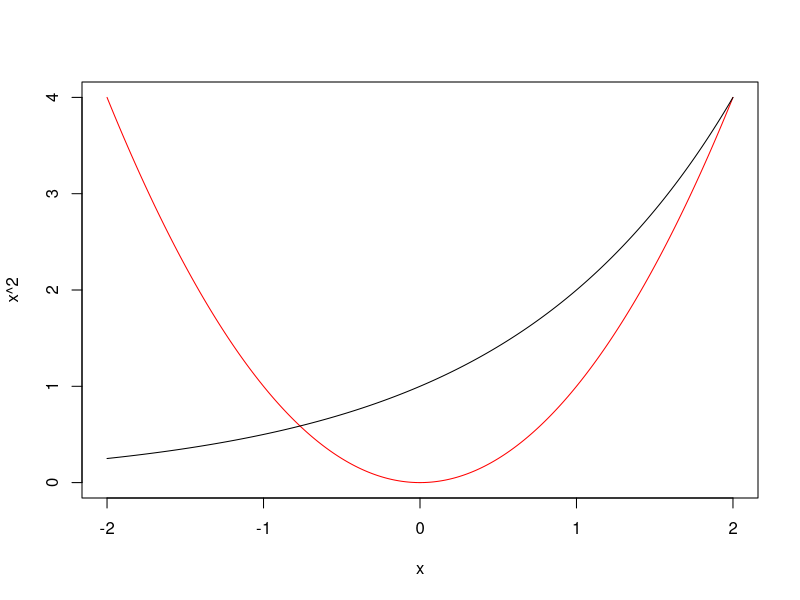
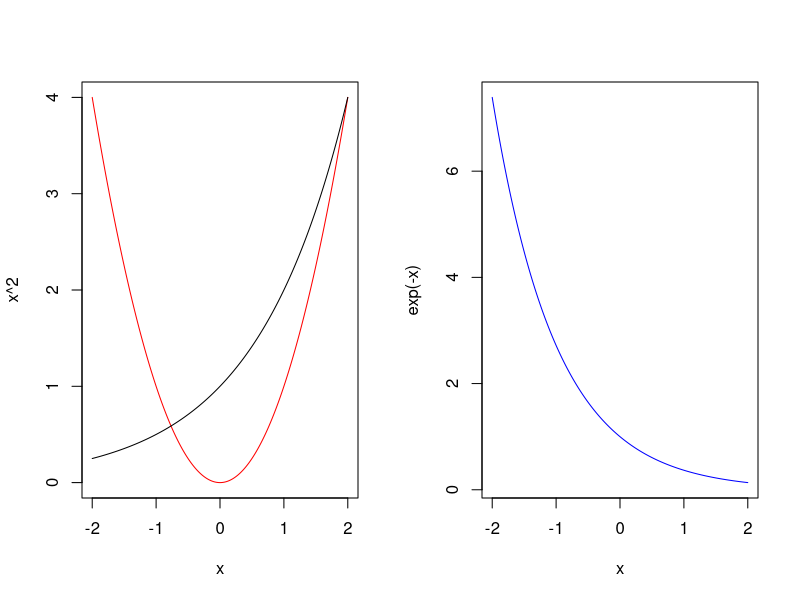
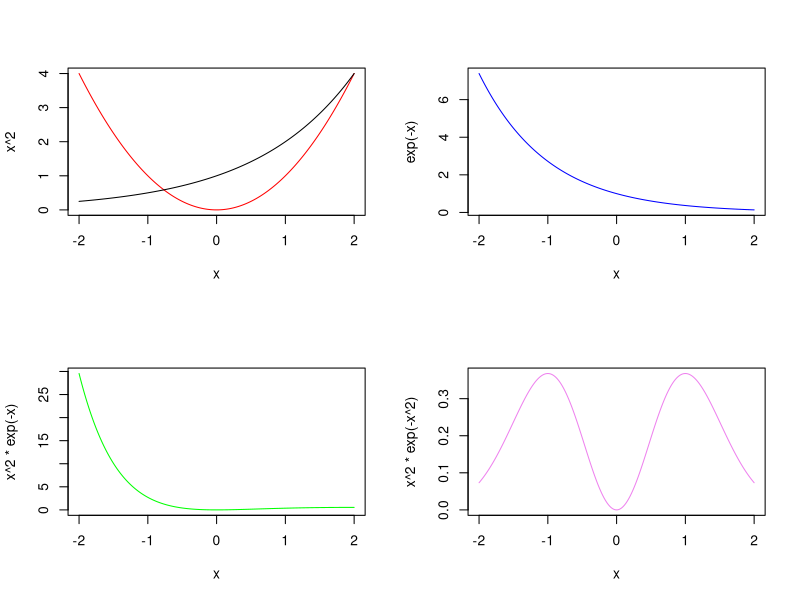
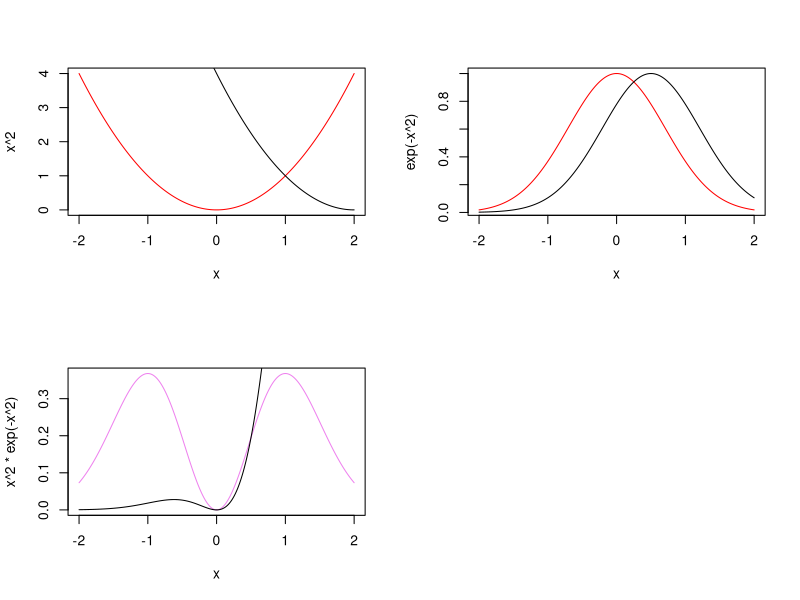
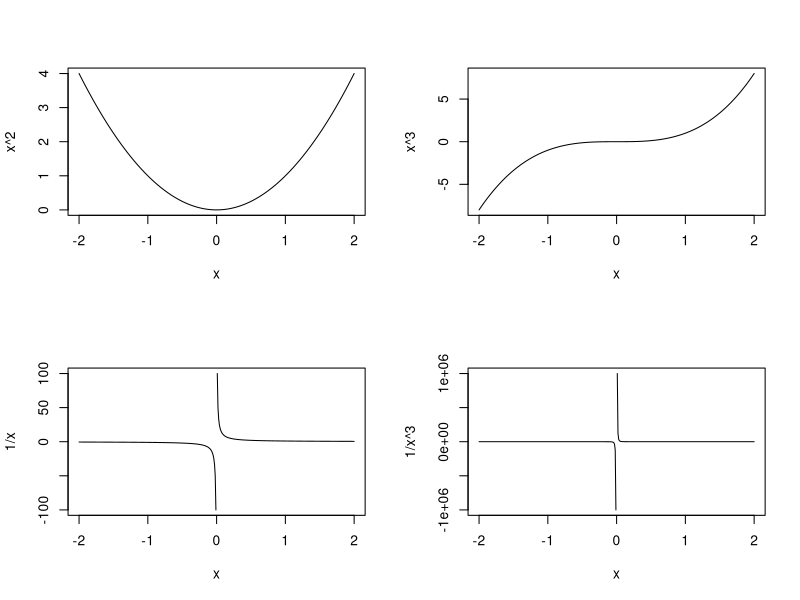
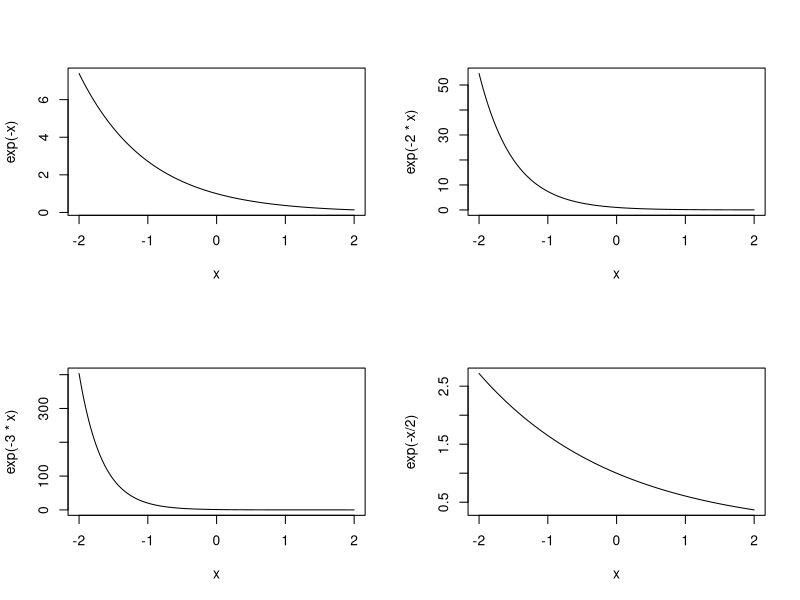
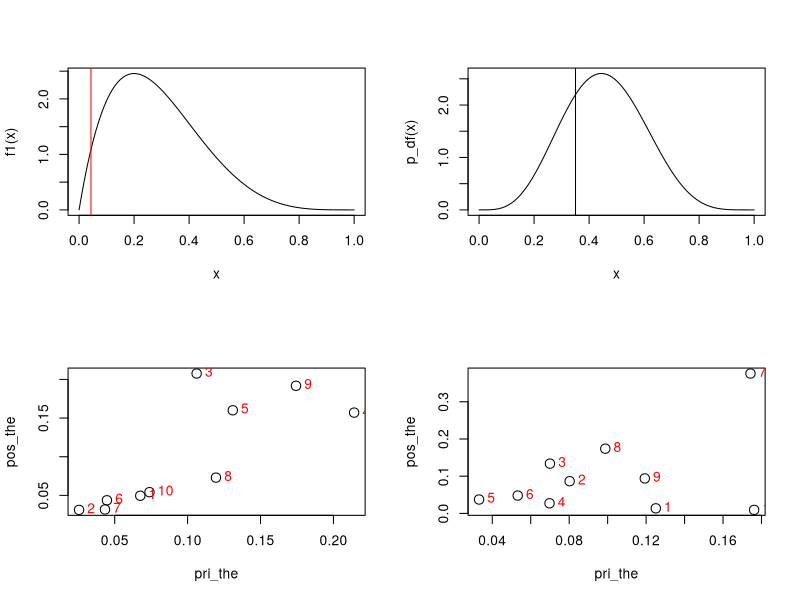
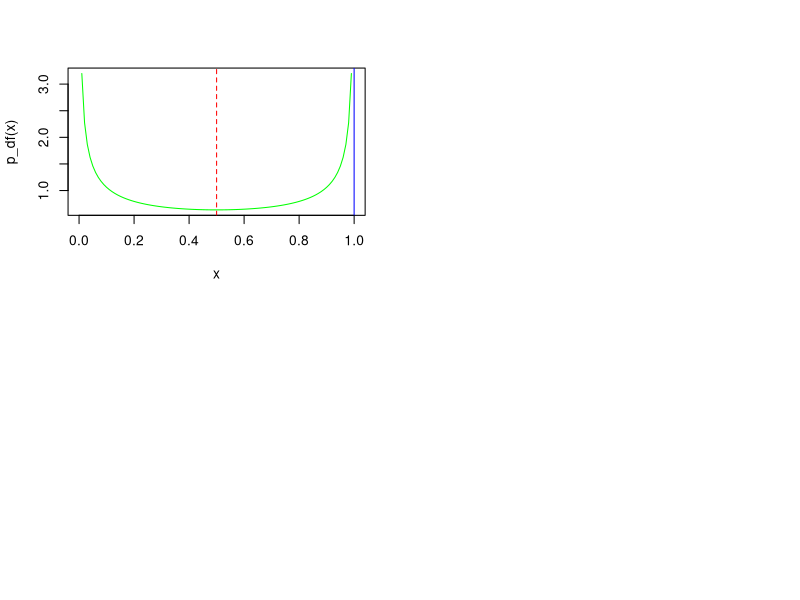

The R script that drew these images, in order:
## ---- chunk 1
x1=runif(100,2,5)
x=seq(from=-2,to=2,by=0.01) #sort(x1,decreasing = FALSE)
#power / exponential
plot(x,x^2,type="l",col="red")
lines(x,2^x)

par(mfrow=c(1,2))
plot(x,x^2,type="l",col="red")
lines(x,2^x)
plot(x,exp(-x),type="l",col="blue")

par(mfrow=c(2,2))
plot(x,x^2,type="l",col="red")
lines(x,2^x)
plot(x,exp(-x),type="l",col="blue")
plot(x,x^2*exp(-x),type="l",col="green")
plot(x,x^2*exp(-x^2),type="l",col="violet")

#Location shifting
par(mfrow=c(2,2))
plot(x,x^2,type="l",col="red")
lines(x,(x-2)^2)

plot(x,exp(-x^2),type="l",col="red")
lines(x,exp(-(x-0.5)^2))

plot(x,x^2*exp(-x^2),type="l",col="violet")
lines(x,x^2*exp(-(x-1)^2))

#Shape
par(mfrow=c(2,2))
plot(x,x^2,type="l")
plot(x,x^3,type="l")
plot(x,1/x,type="l")
plot(x,1/x^3,type="l")


par(mfrow=c(2,2))
plot(x,exp(-x),type="l")
plot(x,exp(-2*x),type="l")
plot(x,exp(-3*x),type="l")
plot(x,exp(-x/2),type="l")
## ---- chunk 2
require(pracma)
a=2
b=5
f1<-function(q) {(1/beta(a,b))*q^(a-1)*(1-q)^(b-1)}
aa=seq(0,1,by=0.0001)
k1=length(aa)
s=0
for(i in 1:k1)
{
  s[i]=integral(f1,0,aa[i])
}
qu=0.025      #Required percentile
ep=0.0000001 #Required Precision
qq=max(which(s-qu < ep))
aa[qq] #req_percentile

curve(f1)
abline(v=aa[qq],col="red")
## ---- chunk 3
require(pracma)
a1=0.5 # a and b should be positive constants
b1=0.5
f1<-function(y) {y*(1/beta(a1,b1))*y^(a1-1)*(1-y)^(b1-1)}
f2<-function(y) {y^2*(1/beta(a1,b1))*y^(a1-1)*(1-y)^(b1-1)}
mo1=integral(f1,0,1)
mo2=integral(f2,0,1)
va=mo2-mo1^2
cbind(mo1,va)
## ---- chunk 4
a2=5
b2=6
p_df<-function(q) {(1/beta(a2,b2))*q^(a2-1)*(1-q)^(b2-1)}
aa=seq(0,1,by=0.0001)
k1=length(aa)
s=0
for(i in 1:k1)
{
  s[i]=integral(p_df,0,aa[i])
}
qu=0.25      		#Required percentile
ep=0.0000001 	#Required Precision
qq=max(which(s-qu < ep))
aa[qq] #req_percentile
curve(p_df)
abline(v=aa[qq])
## ---- chunk 5
theta=c(0.1,0.25,0.5,0.75,0.9,0.99)                  #Parameter values
pri_the=c(0.2, 0.1,0.3,0.2,0.1,0.1)                  #Priors
x=7                                     #No of success
n=7                                    #No of trials
marg=pri_the*dbinom(x,n,theta)          #marginal distribution
marg_sum=sum(pri_the*dbinom(x,n,theta))
theta_U=theta     #Req thetas to find posteriors- type theta for all priors or 0.25...
k=which(theta %in% theta_U)
pos_the=marg[k]/marg_sum
cbind(theta=theta[k],prior=pri_the[k],posterior=round(pos_the,5))
## ---- chunk 6
theta=c(1, 2, 3,4,5,6,7,8,9,10)                        #Parameter values
#pri_the=c(0.1,0.1,0.1,0.1,0.1,0.1,0.1,0.1,0.1,0.1) 
pri_the=c(0.06751937,	0.02554829,	0.10617217,	0.21419476,	0.130974,	0.04465979,	0.04332306,	0.11943548,	0.17432549,	0.07384759)       #Priors
#Data
p1=0.3                           #p(A/E1)
p2=0.5                            #p(A/E2)
p3=0.8                            #p(A/E3)
p4=0.3                           #p(A/E4)
p5=0.5                            #p(A/E5)
p6=0.4                            #p(A/E6)
p7=0.3                           #p(A/E7)
p8=0.25                            #p(A/E8)
p9=0.45                            #p(A/E9)
p10=0.3                            #p(A/E10)

d_p=c(p1,p2,p3,p4,p5,p6,p7,p8,p9,p10)                  #data_probabilities_Likelihood                               
marg_NR=pri_the*d_p           #marginal distribution
marg_sum=sum(pri_the*d_p)
pos_the=marg_NR/marg_sum

cbind(theta=theta,prior=pri_the,posterior=pos_the)
plot(pri_the,pos_the,cex=1.5)
text(pri_the,pos_the,theta, cex=1, pos=4, col="red")
## ---- chunk 7
theta=c(1, 2, 3,4,5,6,7,8,9,10)                        #Parameter values
k=length(theta)
pri_the1=runif(k,0,1)
pri_the= pri_the1/sum(pri_the1)      #Priors
#Data  #data_probabilities_Likelihood   
pd=0
for(i in 1:k)
{
  pd[i]=runif(1,0,1)
}
#marginal distribution
marg_NR=pri_the*pd           
marg_sum=sum(pri_the*pd)
pos_the=marg_NR/marg_sum
#Results
cbind(theta=theta,prior=pri_the,posterior=pos_the)
plot(pri_the,pos_the,cex=1.5)
text(pri_the,pos_the,theta, cex=1, pos=4, col="red")
## ---- chunk 8
a=0.5
b=0.5
p_df<-function(y) {(1/beta(a,b))*y^(a-1)*(1-y)^(b-1)}
mi=optimize(p_df,c(0,1))
mx=optimize(p_df,c(0,1),maximum = TRUE)
minimum=mi$objective
maximum=mx$objective
curve(p_df,col="Green")
abline(v=mx$maximum,col="blue")
abline(v=mi$minimum,lty=2,col="Red")
c(mi$minimum,minimum,mx$maximum,maximum)
p_df(0.3)
dbeta(0.3,a,b)
integral(p_df,0,0.3)  
pbeta(0.3,a,b)
## ---- chunk 9
k=10 #No of simulation
fn<-function(x){x^2/(x^3+1)} #function to be integrated
LL=0              #Limits
UL=2
ri=runif(k,LL,UL) #Random generator
ri_s=sort(ri,decreasing=FALSE) #For graphing
ri1=fn(ri_s)      #Evaluation
par(mfrow=c(1,2))
plot(ri1,col="red")
curve(fn,from=LL, to=UL)
require(pracma)
integral(fn,LL,UL)    #actual integration
(UL-LL)*sum(ri1)/k    #MC answer
## ---- chunk 10
k=100
fn<-function(x){sin(x)^2}
LL=0
UL=pi
ri=runif(k,LL,UL)
ri_s=sort(ri,decreasing=FALSE)
ri1=fn(ri_s)
par(mfrow=c(1,2))
plot(ri1,col="red")
curve(fn,from=LL, to=UL)
require(pracma)
integral(fn,LL,UL)
(UL-LL)*sum(ri1)/k
## ---- chunk 11
k=1000
fn<-function(x){exp(-2*x)}
LL=0
UL=10
ri=runif(k,LL,UL)
ri_s=sort(ri,decreasing=FALSE)
ri1=fn(ri_s)
par(mfrow=c(1,2))
plot(ri1,col="red")
curve(fn,from=LL, to=UL)
require(pracma)
integral(fn,LL,UL)
(UL-LL)*sum(ri1)/k
## ---- chunk 12
k=10000 
a=2
b=3
fn<-function(y){(1/beta(a,b))*y^(a-1)*(1-y)^(b-1)}
#fn<-function(x){dbeta(x,a,b)}
LL=0.06758599
UL=0.8058796
ri=runif(k,LL,UL)
ri_s=sort(ri,decreasing=FALSE)
ri1=fn(ri_s)
par(mfrow=c(1,2))
plot(ri1,col="red")
curve(fn,from=LL, to=UL,lwd=2,col="blue")
require(pracma)
integral(fn,LL,UL)
(UL-LL)*sum(ri1)/k
#Check with
pbeta(UL,a,b)-pbeta(LL,a,b)
## ---- chunk 13
x1=matrix(runif(50,0,1),5,10) #n - size - 50
x2=matrix(runif(100,0,1),10,10) #n - size - 100
x3=matrix(runif(500,0,1),50,10) #n - size - 500
x4=matrix(runif(2000,0,1),200,10)  #n - size - 2000
m1=0
for(i in 1:10)
{
m1[i]=mean(x1[,i])
}
m2=0
for(i in 1:10)
{
  m2[i]=mean(x2[,i])
}
m3=0
for(i in 1:10)
{
  m3[i]=mean(x3[,i])
}
m4=0
for(i in 1:10)
{
  m4[i]=mean(x4[,i])
}

v1=0
for(i in 1:10)
{
  v1[i]=var(x1[,i])
}
v2=0
for(i in 1:10)
{
  v2[i]=var(x2[,i])
}
v3=0
for(i in 1:10)
{
  v3[i]=var(x3[,i])
}
v4=0
for(i in 1:10)
{
  v4[i]=var(x4[,i])
}
## ---- chunk 14
par(mfrow=c(2,2))
boxplot(x1,col=2,main="n50")
boxplot(x2,col=3,main="n100")
boxplot(x3,col=4,main="n500")
boxplot(x4,col=5,main="n2000")

cbind(m1,m2,m3,m4)
cbind(v1,v2,v3,v4)
## ---- chunk 15
par(mfrow=c(2,2))
boxplot(m1,col=2,main="n50")
boxplot(m2,col=3,main="n100")
boxplot(m3,col=4,main="n500")
boxplot(m4,col=5,main="n2000")

cbind(n50=mean(m1),n100=mean(m2),n500=mean(m3),n2000=mean(m4))
## ---- chunk 16
x=c(0:5) #Discrete data
px=c(0.1, 0.2, 0.3, 0.3,0.05,0.05) #respective probabilities
  #dbinom(x,5,0.5)
cpx=cumsum(px) #distribution function
pr=0    #generated variable
ns=10            #No of simulation
for(i in 1:ns)
{
un=runif(1,0,1)
pr[i]= min(which(un<cpx))-1 
}
hist(pr)
mean(pr)
var(pr)
# check with
sum(x*px)
sum(x^2*px)-sum(x*px)^2
## ---- chunk 17
n=30 #binomial parameter - no of trials
p_g=0.05 #binomial parameter - proportion of success
x=c(0:n) #its range
px= dbinom(x,n,p_g) #respective probabilities
cpx=cumsum(px) #distribution function
# or cpx=pbinom(x,n,p_g)
pr=0    #generated variable
ns=100            #No of simulation
for(i in 1:ns)
{
  un=runif(1,0,1)
  pr[i]= min(which(un<cpx))-1 
}
hist(pr)
sim_u=cbind(mean(pr),var(pr)) #User simulation
# check with expectation formulas
formu=cbind(sum(x*px),sum(x^2*px)-sum(x*px)^2)
#or check with simulated distribution in r
sim_r=cbind(mean(rbinom(1000,n,p_g)),var(rbinom(1000,n,p_g)))
#or check with closed form formula for moments of BD
cld=cbind(n*p_g,n*p_g*(1-p_g))
res=rbind(sim_u,formu,sim_r,cld)
row.names(res)=c("sim_u","formula","sim_r","ClosedForm")
colnames(res)=c("mean","var")
res
## ---- chunk 18
require(pracma)
f1<-function(y) {(2/3)*(y+1)} #Range of the RV is LL and UL
LL = 0
UL = 1
aa=seq(LL,UL,by=0.0001) 
k1=length(aa)
s=0
for(i in 1:k1)
{
  s[i]=integral(f1,0,aa[i])
}
rs=0
ns=10
for(j in 1:ns)
{
  qu=runif(1,0,1)      #Required percentile
  ep=0.0000001 #Required Precision
  qq=max(which(s-qu < ep))
  rs[j]=aa[qq] #req_percentile
}
hist(rs)
sim_u=cbind(mean(rs),var(rs)) #User simulation
# check with expectation formulas
fm1= function(y) {y*(y+1)*(2/3)}
fm2= function(y) {y^2*(2/3)*(y+1)}
mo1=integral(fm1,LL,UL)
mo2=integral(fm2,LL,UL)
va=mo2-mo1^2
formu=cbind(mo1,va)
res=rbind(sim_u,formu)
row.names(res)=c("sim_u","formula")
colnames(res)=c("mean","var")
res
## ---- chunk 19
require(pracma)
f1<-function(y) {y} #Range of the RV is LL and UL
LL1 = 0
UL1 = 1
f2<-function(y) {2-y} 
LL2 = 1
UL2 = 2
aa=seq(LL1,UL2,by=0.001) 
k1=length(aa)
s=0
for(i in 1:k1)
{
  if(aa[i]<1)
  {
    s[i]=integral(f1,0,aa[i])
  } else
  {
    s[i]=integral(f1,0,UL1)+integral(f2,1,aa[i])
  }
}
rs=0
ns=1000
for(j in 1:ns)
{
  qu=runif(1,0,1)      #Required percentile
  ep=0.0000001 #Required Precision
  qq=max(which(s-qu < ep))
  rs[j]=aa[qq] #req_percentile
}
sim_u=cbind(mean(rs),var(rs)) #User simulation
# check with expectation formulas
fm11= function(y) {y*f1(y)}
fm12= function(y) {y*f2(y)}
fm21= function(y) {y^2*f1(y)}
fm22= function(y) {y^2*f2(y)}
mo1=integral(fm11,LL1,UL1)+integral(fm12,LL2,UL2)
mo2=integral(fm21,LL1,UL1)+integral(fm22,LL2,UL2)
va=mo2-mo1^2
formu=cbind(mo1,va)
res=rbind(sim_u,formu)
row.names(res)=c("sim_u","formula")
colnames(res)=c("mean","var")
res
par(mfrow=c(1,2))
curve(f1,0,1,xlim=c(LL1,UL2))
curve(f2,1,2,add=TRUE)
hist(rs)
## ---- chunk 20
require(pracma)
a=2
b=5
f1<-function(q) {(1/beta(a,b))*q^(a-1)*(1-q)^(b-1)}
aa=seq(0,1,by=0.00001)
k1=length(aa)
s=0
for(i in 1:k1)
{
  s[i]=integral(f1,0,aa[i])
}
rs=0
ns=1000
for(j in 1:ns)
{
qu=runif(1,0,1)      #Required percentile
ep=0.0000001 #Required Precision
qq=max(which(s-qu < ep))
rs[j]=aa[qq] #req_percentile
}
hist(rs)
sim_u=cbind(mean(rs),var(rs)) #User simulation
# check with expectation formulas
fm1= function(y) {y*(1/beta(a,b))*y^(a-1)*(1-y)^(b-1)}
fm2= function(y) {y^2*(1/beta(a,b))*y^(a-1)*(1-y)^(b-1)}
mo1=integral(fm1,0,1)
mo2=integral(fm2,0,1)
va=mo2-mo1^2
formu=cbind(mo1,va)
#or check with simulated distribution in r
sim_r=cbind(mean(rbeta(1000,a,b)),var(rbeta(1000,a,b)))
#or check with closed form formula for moments of BD
cld=cbind(a/(a+b),a*b/((a+b)^2*(a+b+1)))
res=rbind(sim_u,formu,sim_r,cld)
row.names(res)=c("sim_u","formula","sim_r","ClosedForm")
colnames(res)=c("mean","var")
res
